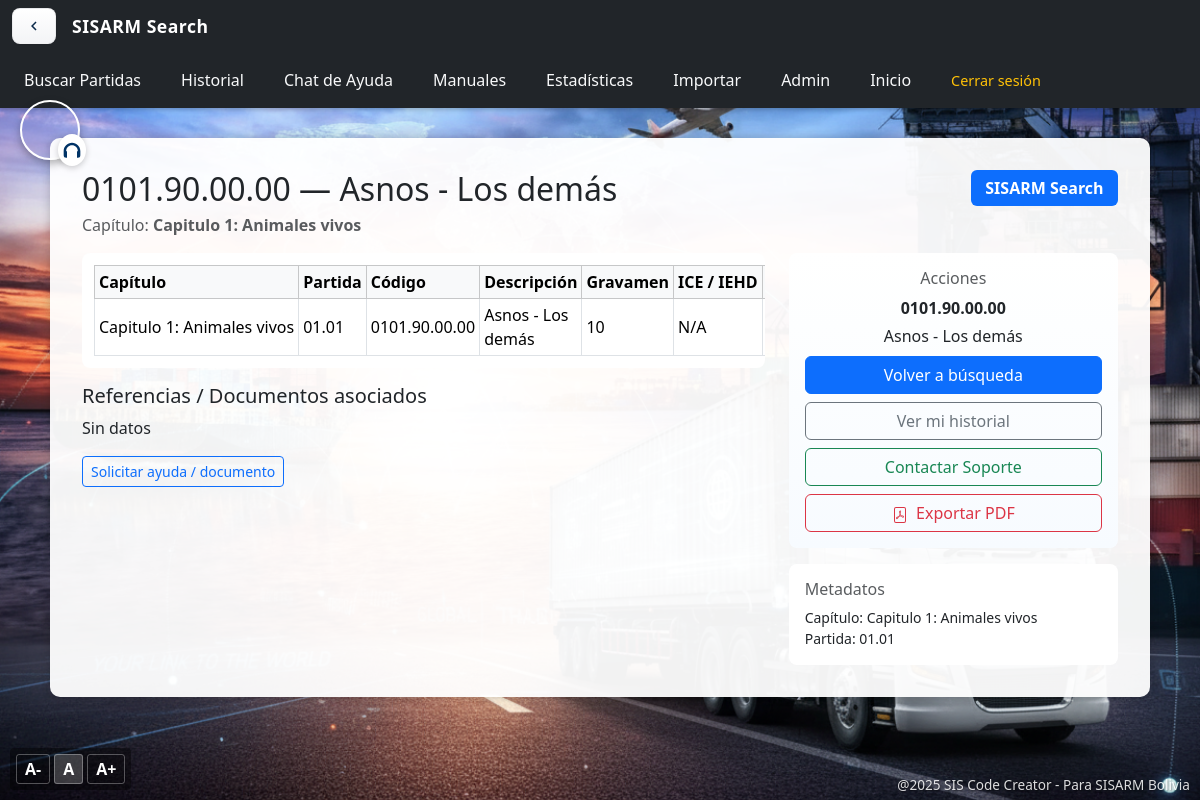
Page /detalle-partida/2074/ (signed in) on the committed database.
### partidas/models.py (models this page shows, shortened)
class PartidaArancelaria(models.Model):
    capitulo = models.CharField(max_length=200, default="Sin datos")
    partida = models.CharField(max_length=10, default="Sin datos")
    subpartida = models.CharField(max_length=10, default="Sin datos")
    codigo = models.CharField(max_length=50, default="Sin datos")
    descripcion = models.TextField(default="Sin datos")
    gravamen = models.CharField(max_length=50, default="Sin datos")
    ice_iehd = models.CharField(max_length=50, default="Sin datos")
    unidad_medida = models.CharField(max_length=50, default="Sin datos")
    despacho_frontera = models.CharField(max_length=50, default="Sin datos")
    tipo_documento = models.CharField(max_length=50, default="Sin datos")
    entidad_emite = models.CharField(max_length=100, default="Sin datos")
    disp_legal = models.TextField(default="Sin datos")
    can_ace36_ace47_ven = models.CharField(max_length=50, default="Sin datos")
    ace22_chi_prot = models.CharField(max_length=50, default="Sin datos")
    ace66_mexico = models.CharField(max_length=50, default="Sin datos")
    permisos = models.TextField(default="Sin datos")
    subpartidas = models.TextField(default="Sin datos")
    referencia_legal = models.TextField(default="Sin datos")
    updated_at = models.DateTimeField(auto_now=True, null=True, blank=True)

### partidas/views.py (the view, shortened to what this page needs)
# urls.py: path('detalle-partida/<int:partida_id>/', views.detalle_partida, name='detalle_partida'),
@login_required
def detalle_partida(request, partida_id):
    try:
        partida = get_object_or_404(PartidaArancelaria, id=partida_id)
        referencia_text = partida.referencia_legal or partida.disp_legal or ''
        referencia_fecha = None
        referencia_numero = None
        referencia_nota = None
        try:
            m_year = re.search(r"(19|20)\d{2}", referencia_text)
            if m_year:
                referencia_fecha = m_year.group(0)
            m_num = re.search(r"N[\u00BA\u00AA]?\s*[:\.]?\s*(\d+)|No\.?\s*(\d+)|Número\s*(\d+)", referencia_text, re.IGNORECASE)
            if m_num:
                for g in m_num.groups():
                    if g:
                        referencia_numero = g
                        break
            referencia_nota = referencia_text.strip()[:250]
        except Exception:
            referencia_text = referencia_text
        context = {
            'partida': partida,
            'referencia_text': referencia_text,
            'referencia_fecha': referencia_fecha,
            'referencia_numero': referencia_numero,
            'referencia_nota': referencia_nota,
        }
        full_ace22 = (partida.ace22_chi_prot or '').strip()
        ace22_chi, ace22_prot = _split_normalize_ace22(full_ace22)
        context['ace22_chi'] = ace22_chi
        context['ace22_prot'] = ace22_prot
        referencias = PartidaReferencia.objects.filter(partida=partida).order_by('-creado_en')
        context['referencias'] = referencias
        return render(request, 'partidas/detalle_partida.html', context)
    except Exception as e:
        try:
            msg = f"Error al cargar los datos de la partida: {str(e)}"
        except Exception:
            msg = 'Error al cargar los datos de la partida.'
        return render(request, 'partidas/detalle_partida.html', {'load_error': msg})

### partidas/context_processors.py (called while the page is built, shortened)
def license_info(request):
    ctx = {
        'licencia_dias_restantes': None,
        'licencia_estado': None,
        'licencia_fecha_fin': None,
    }
    try:
        if request.user.is_authenticated:
            from .models import LicenciaTemporal
            licencia = LicenciaTemporal.objects.filter(usuario=request.user, estado=True).order_by('-fecha_fin').first()
    except Exception:
        pass
    return ctx

### partidas/templates/partidas/detalle_partida.html (shortened to what this page needs)
{% extends "partidas/base.html" %}
{% load static %}
{% block body_class %}detalle-bg{% endblock %}
{% block content %}
<div class="detalle-container">
    {% if load_error %}
        <div class="alert alert-danger">{{ load_error }}</div>
        <div class="mb-3"><a class="btn btn-primary" href="{% url 'buscar_partidas' %}">Volver a búsqueda</a></div>
    {% else %}
    <div class="d-flex justify-content-between align-items-start mb-3">
        <div>
            <h2 class="mb-1">{{ partida.codigo }} — {{ partida.descripcion|truncatechars:120 }}</h2>
            <div class="text-muted">Capítulo: <strong>{{ partida.capitulo }}</strong></div>
        </div>
        <div class="text-end">
            <span class="badge bg-primary" style="font-size:1rem; padding:0.6rem 0.9rem;">SISARM Search</span>
        </div>
    </div>
    <div class="row">
        <div class="col-md-8">
            <div class="table-responsive mb-3" style="background:#fff; padding:0.75rem; border-radius:8px;">
                <table class="table table-bordered table-sm mb-0" style="white-space:nowrap;">
                    <thead class="table-light">
                        <tr>
                            <th>Capítulo</th>
                            <th>Partida</th>
                            <th>Código</th>
                            <th>Descripción</th>
                            <th>Gravamen</th>
                            <th>ICE / IEHD</th>
                            <th>Unidad de Medida</th>
                        </tr>
                    </thead>
                    <tbody>
                        <tr>
                            <td>{{ partida.capitulo|default:"" }}</td>
                            <td>{{ partida.partida|default:"" }}</td>
                            <td>{{ partida.codigo|default:"" }}</td>
                            <td style="max-width:400px; white-space:normal;">{{ partida.descripcion|default:"" }}</td>
                            <td>{{ partida.gravamen|default:"" }}</td>
                            <td>{{ partida.ice_iehd|default:"" }}</td>
                            <td>{{ partida.unidad_medida|default:"" }}</td>
                        </tr>
                    </tbody>
                </table>
            </div>
            <div class="mt-3">
                <h5>Referencias / Documentos asociados</h5>
                {% if referencias %}
                    <ul class="list-unstyled">
                        {% for ref in referencias %}
                            <li class="mb-2">
                                <div><strong>{{ ref.titulo|default:ref.numero_resolucion }}</strong></div>
                                <div class="small text-muted">{{ ref.fecha_norma|default:"" }}</div>
                                <div class="mt-1">
                                    {% if ref.archivo %}
                                        <a class="btn btn-sm btn-outline-primary" href="{{ ref.archivo.url }}">Descargar</a>
                                    {% else %}
                                        <span class="text-muted">Documento no disponible</span>
                                        <a class="btn btn-sm btn-link" href="{% url 'solicitar_ayuda_documento' ref.id %}">Solicitar ayuda</a>
                                    {% endif %}
                                </div>
                            </li>
                        {% endfor %}
                    </ul>
                {% else %}
                    {% if referencia_text %}
                        <p>{{ referencia_text }}</p>
                        <div class="mt-2">
                            <a class="btn btn-outline-primary btn-sm" href="{% url 'soporte' %}?asunto=Documento+partida+{{ partida.codigo }}">Solicitar ayuda / documento</a>
                        </div>
                    {% else %}
                        <div class="text-muted">Referencia legal no disponible.</div>
                        <div class="mt-2">
                            <a class="btn btn-outline-primary btn-sm" href="{% url 'soporte' %}?asunto=Referencia+no+disponible+{{ partida.codigo }}">Solicitar ayuda</a>
                        </div>
                    {% endif %}
                {% endif %}
            </div>
        </div>
        <div class="col-md-4">
            <div class="p-3 text-center" style="background:linear-gradient(180deg,#ffffff,#f7fbff); border-radius:8px;">
                <h6 class="text-muted">Acciones</h6>
                <p class="mb-1"><strong>{{ partida.codigo }}</strong></p>
                <p class="mb-2">{{ partida.descripcion|truncatechars:120 }}</p>
                <a id="backToSearchBtn" class="btn btn-primary w-100 mb-2" href="{% url 'buscar_partidas' %}">Volver a búsqueda</a>
                <a class="btn btn-outline-secondary w-100 mb-2" href="{% url 'historial_buscador' %}">Ver mi historial</a>
                <a class="btn btn-outline-success w-100 mb-2" href="{% url 'soporte' %}">Contactar Soporte</a>
                <a class="btn btn-outline-danger w-100" href="?export=pdf" target="_blank">
                    Exportar PDF
                </a>
            </div>
            <div class="mt-3 p-3" style="background:#fff; border-radius:8px;">
                <h6 class="text-muted">Metadatos</h6>
                <ul class="list-unstyled small mb-0">
                    <li>Capítulo: {{ partida.capitulo }}</li>
                    <li>Partida: {{ partida.partida }}</li>
                </ul>
            </div>
        </div>
    </div>
    {% endif %}
</div>
{% endblock %}

### rows in the picture
PartidaArancelaria: codigo "0101.90.00.00", descripcion "Asnos - Los demás", capitulo "Capitulo 1: Animales vivos", partida "01.01", gravamen "10", ice_iehd "N/A", referencia_legal "Sin datos"
